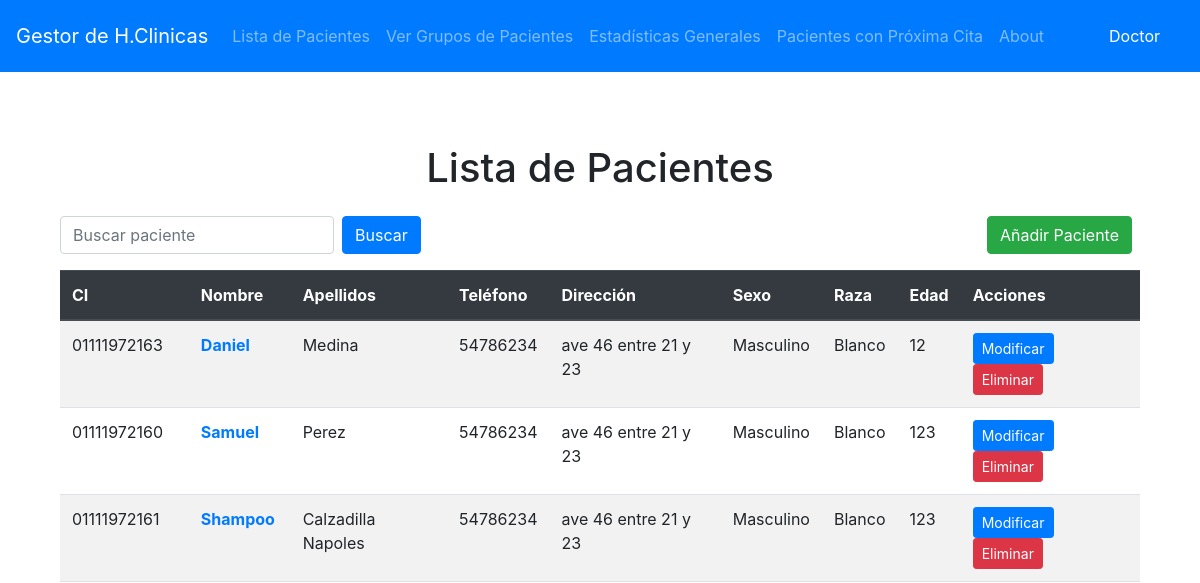
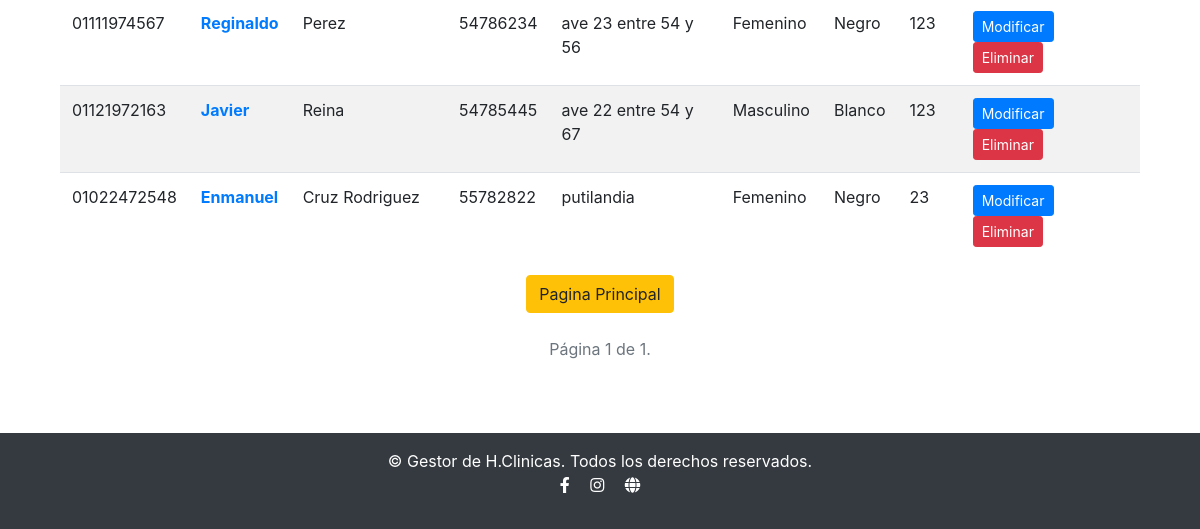
The app's page /pacientes/ (signed in), older data (2 pictures, top to bottom).
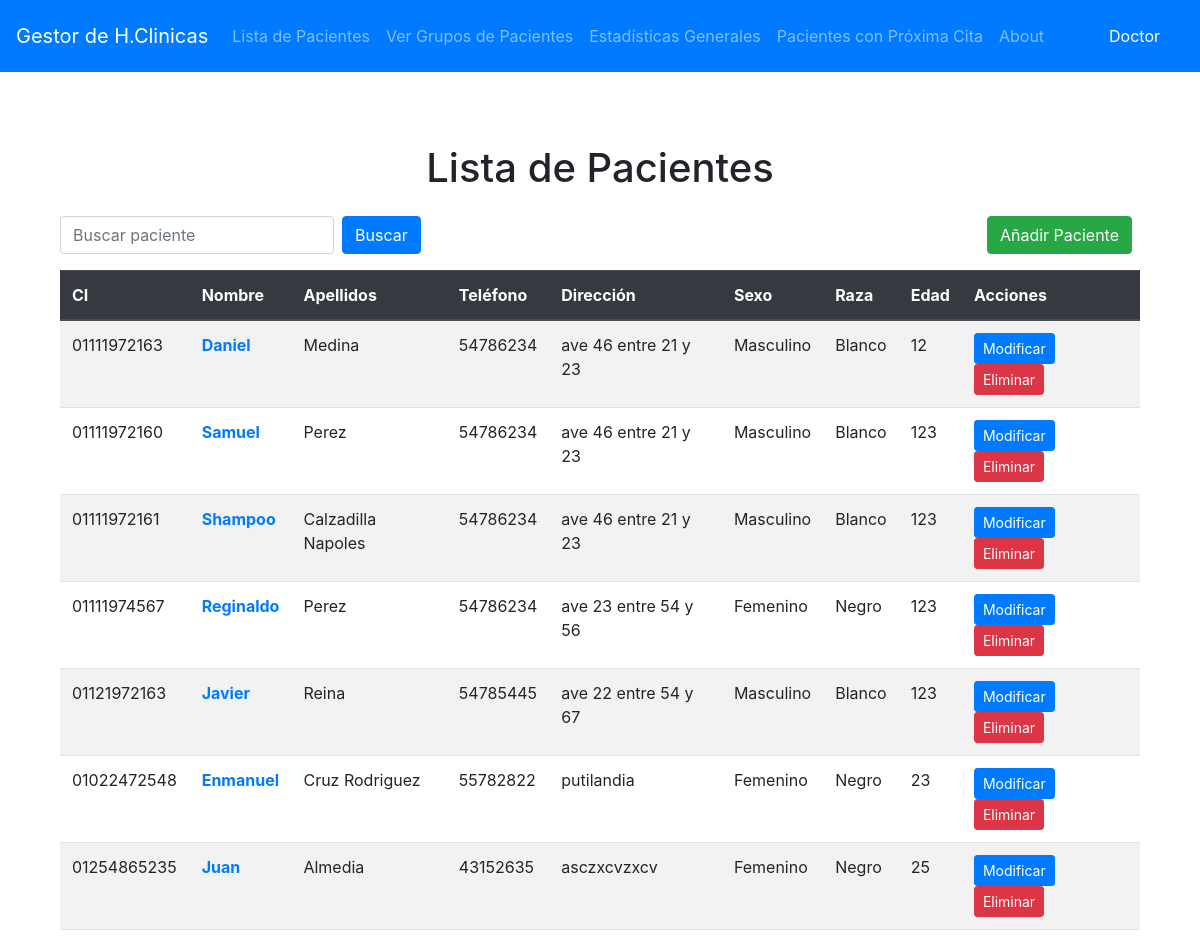
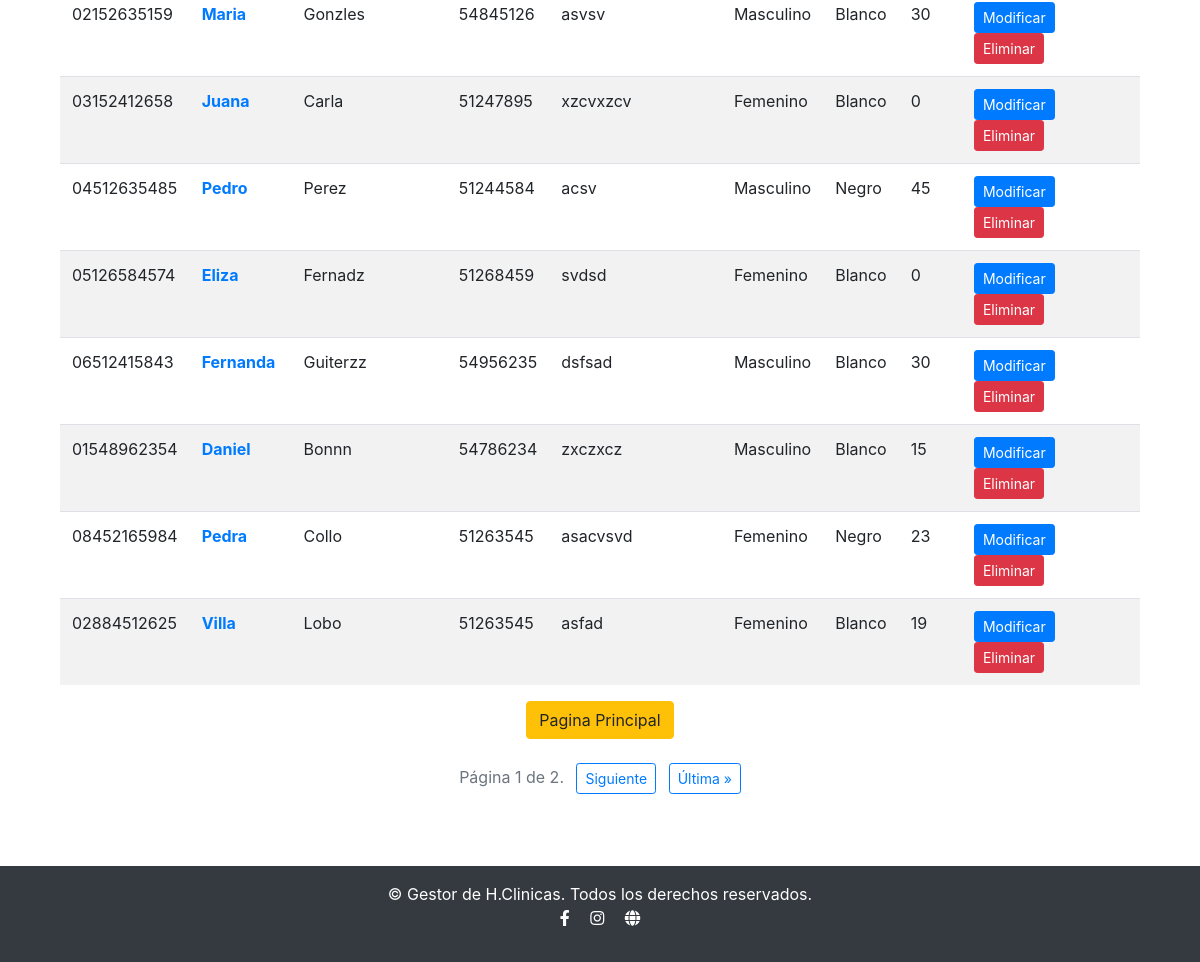
The same page, newer data (2 pictures, top to bottom).
### Historia/models.py (models this page shows, shortened)
class Paciente(models.Model):
    ci = models.CharField(primary_key=True, max_length=11)
    nombre = models.CharField(max_length=50)
    apellidos = models.CharField(max_length=50)
    telefono = models.IntegerField(null=True)
    direccion = models.CharField(max_length=50)
    SEXO_CHOICES = (
        ('M', 'Masculino'),
        ('F', 'Femenino'),
    )
    sexo = models.CharField(max_length=1, choices=SEXO_CHOICES)
    RAZA_CHOICES = (
        ('B', 'Blanco'),
        ('N', 'Negro'),
    )
    raza = models.CharField(max_length=1, choices=RAZA_CHOICES)
    edad = models.IntegerField()

### Historia/views/pacientes.py (the view)
# urls.py: path('pacientes/', pacientes.lista_pacientes, name='lista_pacientes'),
@login_required(login_url="/")
def lista_pacientes(request):
    search_query = request.GET.get('search', '')
    pacientes = Paciente.objects.filter(
        Q(ci__icontains=search_query) |
        Q(nombre__icontains=search_query) |
        Q(apellidos__icontains=search_query)
    )
    page = request.GET.get('page', 1)
    paginator = Paginator(pacientes, 15)  # Mostrar 15 pacientes por página
    try:
        page_obj = paginator.page(page)
    except PageNotAnInteger:
        page_obj = paginator.page(1)
    except EmptyPage:
        page_obj = paginator.page(paginator.num_pages)
    context = {
        'pacientes': page_obj,
        'search_query': search_query  # Guardar el término de búsqueda en el contexto
    }
    return render(request, 'pacientes/lista_pacientes.html', context)

### Historia/templates/pacientes/lista_pacientes.html (shortened to what this page needs)
{% extends 'base.html' %}
{% block content %}
<div class="container">
	<h1 class="text-center my-4">Lista de Pacientes</h1>
	<div class="d-flex justify-content-between align-items-center mb-3">
		<form class="form-inline" method="GET" action="{% url 'lista_pacientes' %}">
		<div class="form-group mr-2">
			<input type="text" class="form-control" name="search" placeholder="Buscar paciente" value="{{ request.GET.search }}" />
		</div>
		<button type="submit" class="btn btn-primary">Buscar</button>
		</form>
		{% if perms.Historia.change_paciente %}
		<a class="btn btn-success mr-2" href="{% url 'crear_paciente' %}">Añadir Paciente</a>
		{% endif %}
	</div>
	<table class="table table-striped table-hover">
		<thead class="thead-dark">
		<tr>
			<th>CI</th>
			<th>Nombre</th>
			<th>Apellidos</th>
			<th>Teléfono</th>
			<th>Dirección</th>
			<th>Sexo</th>
			<th>Raza</th>
			<th>Edad</th>
			{% if perms.Historia.change_paciente %}
			<th>Acciones</th>
			{% endif %}
		</tr>
		</thead>
		<tbody>
		{% for paciente in pacientes %}
		<tr>
			<td>{{ paciente.ci }}</td>
			<td>
			<a href="{% url 'ver_fechas_paciente' paciente.pk %}" class="text-primary font-weight-bold">{{ paciente.nombre }}</a>
			</td>
			<td>{{ paciente.apellidos }}</td>
			<td>{{ paciente.telefono }}</td>
			<td>{{ paciente.direccion }}</td>
			<td>{{ paciente.get_sexo_display }}</td>
			<td>{{ paciente.get_raza_display }}</td>
			<td>{{ paciente.edad }}</td>
			{% if perms.Historia.change_paciente %}
			<td>
			<a href="{% url 'modificar_paciente' paciente.pk %}" class="btn btn-primary btn-sm mr-2">Modificar</a>
			<a href="{% url 'eliminar_paciente' paciente.pk %}" class="btn btn-danger btn-sm">Eliminar</a>
			</td>
			{% endif %}
		</tr>
		{% endfor %}
		</tbody>
	</table>
	<div class="text-center">
		<a class="btn btn-warning" href="{% url 'home' %}">Pagina Principal</a>
	</div>
	<div class="pagination d-flex justify-content-center my-4">
		<span class="step-links">
		<span class="current text-muted">
			Página {{ pacientes.number }} de {{ pacientes.paginator.num_pages }}.
		</span>
		{% if pacientes.has_next %}
		<a href="?page={{ pacientes.next_page_number }}" class="btn btn-outline-primary btn-sm ml-2">Siguiente</a>
		<a href="?page={{ pacientes.paginator.num_pages }}" class="btn btn-outline-primary btn-sm ml-2">Última &raquo;</a>
		{% endif %}
		</span>
	</div>
</div>
{% endblock %}

### Historia/templates/base.html (shortened to what this page needs)
<!DOCTYPE html>
<html lang="en">
<head>
    {% load static %}
    <link rel="stylesheet" href="https://stackpath.bootstrapcdn.com/bootstrap/4.5.2/css/bootstrap.min.css" />
    <link rel="stylesheet" href="https://cdnjs.cloudflare.com/ajax/libs/font-awesome/5.15.4/css/all.min.css" />
</head>
<body>
    <nav class="navbar navbar-expand-lg navbar-dark bg-primary no-pdf">
        <a class="navbar-brand" href="{% url 'home' %}">Gestor de H.Clinicas</a>
        <div class="collapse navbar-collapse" id="navbarNav">
            <ul class="navbar-nav">
                <li class="nav-item">
                    <a class="nav-link" href="{% url 'lista_pacientes' %}">Lista de Pacientes</a>
                </li>
                <li class="nav-item">
                    <a class="nav-link" href="{% url 'grupos_pacientes' %}">Ver Grupos de Pacientes</a>
                </li>
                <li class="nav-item">
                    <a class="nav-link" href="{% url 'estadisticas_generales' %}">Estadísticas Generales</a>
                </li>
                <li class="nav-item">
                    <a class="nav-link" href="{% url 'pacientes_con_proxima_cita' %}">Pacientes con Próxima Cita</a>
                </li>
                <li class="nav-item">
                    <a class="nav-link" href="{% url 'about' %}">About</a>
                </li>
            </ul>
        </div>
        <div class="navbar">
            <div class="navbar-nav">
                <li class="nav-item">
                    <span class="nav-link text-white">{{ user.first_name }}</span>
                </li>
            </div>
        </div>
    </nav>
    <div class="container my-5 content">{% block content %} {% endblock %}</div>
    <footer class="bg-dark text-white text-center py-3">
        <div class="container">
            <p class="mb-0">© {{ year }} Gestor de H.Clinicas. Todos los derechos reservados.</p>
            <p>
                <a href="https://www.facebook.com" class="text-white mx-2" target="_blank">
                    <i class="fab fa-facebook-f"></i>
                </a>
                <a href="https://www.instagram.com" class="text-white mx-2" target="_blank">
                    <i class="fab fa-instagram"></i>
                </a>
                <a href="https://www.example.com" class="text-white mx-2" target="_blank">
                    <i class="fas fa-globe"></i>
                </a>
            </p>
        </div>
    </footer>
</body>
</html>

### Historia/templates/base.html (style rules this page uses)
html, body { height: 100%; }
body { display: flex; flex-direction: column; }
.content { flex: 1; }
.navbar-nav { position: relative; }
.nav-link { color: white; text-decoration: none; }

Row changes from the older to the newer data that the page shows:
added Paciente: ci "01254865235", nombre "Juan", apellidos "Almedia", telefono "43152635", direccion "asczxcvzxcv", sexo "Femenino", raza "Negro", edad "25"
added Paciente: ci "02152635159", nombre "Maria", apellidos "Gonzles", telefono "54845126", direccion "asvsv", sexo "Masculino", raza "Blanco", edad "30"
added Paciente: ci "03152412658", nombre "Juana", apellidos "Carla", telefono "51247895", direccion "xzcvxzcv", sexo "Femenino", raza "Blanco", edad "0"
added Paciente: ci "04512635485", nombre "Pedro", apellidos "Perez", telefono "51244584", direccion "acsv", sexo "Masculino", raza "Negro", edad "45"
added Paciente: ci "05126584574", nombre "Eliza", apellidos "Fernadz", telefono "51268459", direccion "svdsd", sexo "Femenino", raza "Blanco", edad "0"
added Paciente: ci "06512415843", nombre "Fernanda", apellidos "Guiterzz", telefono "54956235", direccion "dsfsad", sexo "Masculino", raza "Blanco", edad "30"
added Paciente: ci "01548962354", nombre "Daniel", apellidos "Bonnn", telefono "54786234", direccion "zxczxcz", sexo "Masculino", raza "Blanco", edad "15"
added Paciente: ci "08452165984", nombre "Pedra", apellidos "Collo", telefono "51263545", direccion "asacvsvd", sexo "Femenino", raza "Negro", edad "23"
added Paciente: ci "02884512625", nombre "Villa", apellidos "Lobo", telefono "51263545", direccion "asfad", sexo "Femenino", raza "Blanco", edad "19"
Text that changed along with them:
{{ pacientes.paginator.num_pages }}: "1" → "2"
text now shown: "Siguiente Última »"
